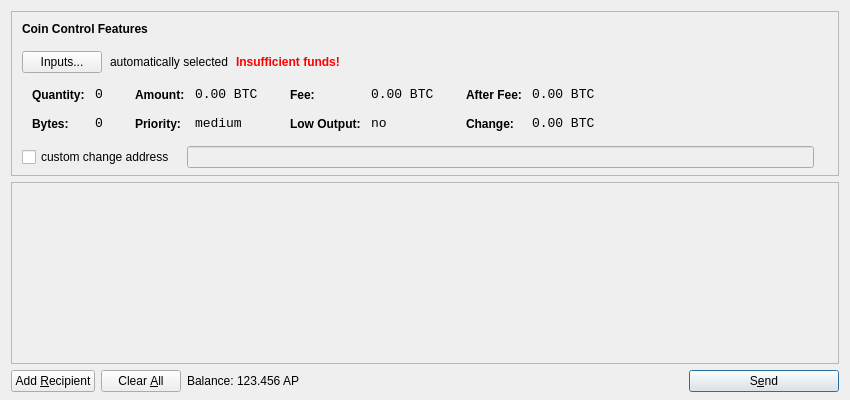
<?xml version="1.0" encoding="UTF-8"?>
<ui version="4.0">
 <class>SendCoinsDialog</class>
 <widget class="QDialog" name="SendCoinsDialog">
  <property name="geometry">
   <rect>
    <x>0</x>
    <y>0</y>
    <width>850</width>
    <height>400</height>
   </rect>
  </property>
  <property name="windowTitle">
   <string>Send Coins</string>
  </property>
  <layout class="QVBoxLayout" name="verticalLayout" stretch="0,1,0">
   <property name="bottomMargin">
    <number>8</number>
   </property>
   <item>
    <widget class="QFrame" name="frameCoinControl">
     <property name="sizePolicy">
      <sizepolicy hsizetype="Expanding" vsizetype="Expanding">
       <horstretch>0</horstretch>
       <verstretch>0</verstretch>
      </sizepolicy>
     </property>
     <property name="maximumSize">
      <size>
       <width>16777215</width>
       <height>16777215</height>
      </size>
     </property>
     <property name="frameShape">
      <enum>QFrame::StyledPanel</enum>
     </property>
     <property name="frameShadow">
      <enum>QFrame::Sunken</enum>
     </property>
     <layout class="QVBoxLayout" name="verticalLayoutCoinControl2">
      <property name="spacing">
       <number>-1</number>
      </property>
      <property name="leftMargin">
       <number>0</number>
      </property>
      <property name="topMargin">
       <number>0</number>
      </property>
      <property name="rightMargin">
       <number>0</number>
      </property>
      <property name="bottomMargin">
       <number>6</number>
      </property>
      <item>
       <layout class="QVBoxLayout" name="verticalLayoutCoinControl" stretch="0,0,0,0,1">
        <property name="spacing">
         <number>0</number>
        </property>
        <property name="leftMargin">
         <number>10</number>
        </property>
        <property name="topMargin">
         <number>10</number>
        </property>
        <item>
         <layout class="QHBoxLayout" name="horizontalLayoutCoinControl1">
          <property name="bottomMargin">
           <number>15</number>
          </property>
          <item>
           <widget class="QLabel" name="labelCoinControlFeatures">
            <property name="sizePolicy">
             <sizepolicy hsizetype="Preferred" vsizetype="Maximum">
              <horstretch>0</horstretch>
              <verstretch>0</verstretch>
             </sizepolicy>
            </property>
            <property name="font">
             <font>
              <weight>75</weight>
              <bold>true</bold>
             </font>
            </property>
            <property name="styleSheet">
             <string notr="true">font-weight:bold;</string>
            </property>
            <property name="text">
             <string>Coin Control Features</string>
            </property>
           </widget>
          </item>
         </layout>
        </item>
        <item>
         <layout class="QHBoxLayout" name="horizontalLayoutCoinControl2" stretch="0,0,0,0">
          <property name="spacing">
           <number>8</number>
          </property>
          <property name="bottomMargin">
           <number>10</number>
          </property>
          <item>
           <widget class="QPushButton" name="pushButtonCoinControl">
            <property name="styleSheet">
             <string notr="true"/>
            </property>
            <property name="text">
             <string>Inputs...</string>
            </property>
           </widget>
          </item>
          <item>
           <widget class="QLabel" name="labelCoinControlAutomaticallySelected">
            <property name="text">
             <string>automatically selected</string>
            </property>
            <property name="margin">
             <number>5</number>
            </property>
           </widget>
          </item>
          <item>
           <widget class="QLabel" name="labelCoinControlInsuffFunds">
            <property name="font">
             <font>
              <weight>75</weight>
              <bold>true</bold>
             </font>
            </property>
            <property name="styleSheet">
             <string notr="true">color:red;font-weight:bold;</string>
            </property>
            <property name="text">
             <string>Insufficient funds!</string>
            </property>
            <property name="margin">
             <number>5</number>
            </property>
           </widget>
          </item>
          <item>
           <spacer name="horizontalSpacerCoinControl">
            <property name="orientation">
             <enum>Qt::Horizontal</enum>
            </property>
            <property name="sizeHint" stdset="0">
             <size>
              <width>40</width>
              <height>1</height>
             </size>
            </property>
           </spacer>
          </item>
         </layout>
        </item>
        <item>
         <widget class="QWidget" name="widgetCoinControl" native="true">
          <property name="sizePolicy">
           <sizepolicy hsizetype="Preferred" vsizetype="Preferred">
            <horstretch>0</horstretch>
            <verstretch>0</verstretch>
           </sizepolicy>
          </property>
          <property name="minimumSize">
           <size>
            <width>0</width>
            <height>0</height>
           </size>
          </property>
          <property name="styleSheet">
           <string notr="true"/>
          </property>
          <layout class="QHBoxLayout" name="horizontalLayoutCoinControl5">
           <property name="margin">
            <number>0</number>
           </property>
           <item>
            <layout class="QHBoxLayout" name="horizontalLayoutCoinControl3" stretch="0,0,0,1">
             <property name="spacing">
              <number>20</number>
             </property>
             <property name="topMargin">
              <number>0</number>
             </property>
             <property name="bottomMargin">
              <number>10</number>
             </property>
             <item>
              <layout class="QFormLayout" name="formLayoutCoinControl1">
               <property name="horizontalSpacing">
                <number>10</number>
               </property>
               <property name="verticalSpacing">
                <number>14</number>
               </property>
               <property name="leftMargin">
                <number>10</number>
               </property>
               <property name="topMargin">
                <number>4</number>
               </property>
               <property name="rightMargin">
                <number>6</number>
               </property>
               <item row="0" column="0">
                <widget class="QLabel" name="labelCoinControlQuantityText">
                 <property name="styleSheet">
                  <string notr="true">font-weight:bold;</string>
                 </property>
                 <property name="text">
                  <string>Quantity:</string>
                 </property>
                 <property name="margin">
                  <number>0</number>
                 </property>
                </widget>
               </item>
               <item row="0" column="1">
                <widget class="QLabel" name="labelCoinControlQuantity">
                 <property name="font">
                  <font>
                   <family>Monospace</family>
                   <pointsize>10</pointsize>
                  </font>
                 </property>
                 <property name="cursor">
                  <cursorShape>IBeamCursor</cursorShape>
                 </property>
                 <property name="contextMenuPolicy">
                  <enum>Qt::ActionsContextMenu</enum>
                 </property>
                 <property name="text">
                  <string notr="true">0</string>
                 </property>
                 <property name="margin">
                  <number>0</number>
                 </property>
                 <property name="textInteractionFlags">
                  <set>Qt::LinksAccessibleByMouse|Qt::TextSelectableByKeyboard|Qt::TextSelectableByMouse</set>
                 </property>
                </widget>
               </item>
               <item row="1" column="0">
                <widget class="QLabel" name="labelCoinControlBytesText">
                 <property name="styleSheet">
                  <string notr="true">font-weight:bold;</string>
                 </property>
                 <property name="text">
                  <string>Bytes:</string>
                 </property>
                </widget>
               </item>
               <item row="1" column="1">
                <widget class="QLabel" name="labelCoinControlBytes">
                 <property name="font">
                  <font>
                   <family>Monospace</family>
                   <pointsize>10</pointsize>
                  </font>
                 </property>
                 <property name="cursor">
                  <cursorShape>IBeamCursor</cursorShape>
                 </property>
                 <property name="contextMenuPolicy">
                  <enum>Qt::ActionsContextMenu</enum>
                 </property>
                 <property name="text">
                  <string notr="true">0</string>
                 </property>
                 <property name="textInteractionFlags">
                  <set>Qt::LinksAccessibleByMouse|Qt::TextSelectableByKeyboard|Qt::TextSelectableByMouse</set>
                 </property>
                </widget>
               </item>
              </layout>
             </item>
             <item>
              <layout class="QFormLayout" name="formLayoutCoinControl2">
               <property name="horizontalSpacing">
                <number>10</number>
               </property>
               <property name="verticalSpacing">
                <number>14</number>
               </property>
               <property name="leftMargin">
                <number>6</number>
               </property>
               <property name="topMargin">
                <number>4</number>
               </property>
               <property name="rightMargin">
                <number>6</number>
               </property>
               <item row="0" column="0">
                <widget class="QLabel" name="labelCoinControlAmountText">
                 <property name="styleSheet">
                  <string notr="true">font-weight:bold;</string>
                 </property>
                 <property name="text">
                  <string>Amount:</string>
                 </property>
                 <property name="margin">
                  <number>0</number>
                 </property>
                </widget>
               </item>
               <item row="0" column="1">
                <widget class="QLabel" name="labelCoinControlAmount">
                 <property name="font">
                  <font>
                   <family>Monospace</family>
                   <pointsize>10</pointsize>
                  </font>
                 </property>
                 <property name="cursor">
                  <cursorShape>IBeamCursor</cursorShape>
                 </property>
                 <property name="contextMenuPolicy">
                  <enum>Qt::ActionsContextMenu</enum>
                 </property>
                 <property name="text">
                  <string notr="true">0.00 BTC</string>
                 </property>
                 <property name="textInteractionFlags">
                  <set>Qt::LinksAccessibleByMouse|Qt::TextSelectableByKeyboard|Qt::TextSelectableByMouse</set>
                 </property>
                </widget>
               </item>
               <item row="1" column="0">
                <widget class="QLabel" name="labelCoinControlPriorityText">
                 <property name="styleSheet">
                  <string notr="true">font-weight:bold;</string>
                 </property>
                 <property name="text">
                  <string>Priority:</string>
                 </property>
                </widget>
               </item>
               <item row="1" column="1">
                <widget class="QLabel" name="labelCoinControlPriority">
                 <property name="font">
                  <font>
                   <family>Monospace</family>
                   <pointsize>10</pointsize>
                  </font>
                 </property>
                 <property name="cursor">
                  <cursorShape>IBeamCursor</cursorShape>
                 </property>
                 <property name="contextMenuPolicy">
                  <enum>Qt::ActionsContextMenu</enum>
                 </property>
                 <property name="text">
                  <string>medium</string>
                 </property>
                 <property name="textInteractionFlags">
                  <set>Qt::LinksAccessibleByMouse|Qt::TextSelectableByKeyboard|Qt::TextSelectableByMouse</set>
                 </property>
                </widget>
               </item>
              </layout>
             </item>
             <item>
              <layout class="QFormLayout" name="formLayoutCoinControl3">
               <property name="horizontalSpacing">
                <number>10</number>
               </property>
               <property name="verticalSpacing">
                <number>14</number>
               </property>
               <property name="leftMargin">
                <number>6</number>
               </property>
               <property name="topMargin">
                <number>4</number>
               </property>
               <property name="rightMargin">
                <number>6</number>
               </property>
               <item row="0" column="0">
                <widget class="QLabel" name="labelCoinControlFeeText">
                 <property name="styleSheet">
                  <string notr="true">font-weight:bold;</string>
                 </property>
                 <property name="text">
                  <string>Fee:</string>
                 </property>
                 <property name="margin">
                  <number>0</number>
                 </property>
                </widget>
               </item>
               <item row="0" column="1">
                <widget class="QLabel" name="labelCoinControlFee">
                 <property name="font">
                  <font>
                   <family>Monospace</family>
                   <pointsize>10</pointsize>
                  </font>
                 </property>
                 <property name="cursor">
                  <cursorShape>IBeamCursor</cursorShape>
                 </property>
                 <property name="contextMenuPolicy">
                  <enum>Qt::ActionsContextMenu</enum>
                 </property>
                 <property name="text">
                  <string notr="true">0.00 BTC</string>
                 </property>
                 <property name="textInteractionFlags">
                  <set>Qt::LinksAccessibleByMouse|Qt::TextSelectableByKeyboard|Qt::TextSelectableByMouse</set>
                 </property>
                </widget>
               </item>
               <item row="1" column="0">
                <widget class="QLabel" name="labelCoinControlLowOutputText">
                 <property name="styleSheet">
                  <string notr="true">font-weight:bold;</string>
                 </property>
                 <property name="text">
                  <string>Low Output:</string>
                 </property>
                </widget>
               </item>
               <item row="1" column="1">
                <widget class="QLabel" name="labelCoinControlLowOutput">
                 <property name="font">
                  <font>
                   <family>Monospace</family>
                   <pointsize>10</pointsize>
                  </font>
                 </property>
                 <property name="cursor">
                  <cursorShape>IBeamCursor</cursorShape>
                 </property>
                 <property name="contextMenuPolicy">
                  <enum>Qt::ActionsContextMenu</enum>
                 </property>
                 <property name="text">
                  <string>no</string>
                 </property>
                 <property name="textInteractionFlags">
                  <set>Qt::LinksAccessibleByMouse|Qt::TextSelectableByKeyboard|Qt::TextSelectableByMouse</set>
                 </property>
                </widget>
               </item>
              </layout>
             </item>
             <item>
              <layout class="QFormLayout" name="formLayoutCoinControl4">
               <property name="horizontalSpacing">
                <number>10</number>
               </property>
               <property name="verticalSpacing">
                <number>14</number>
               </property>
               <property name="leftMargin">
                <number>6</number>
               </property>
               <property name="topMargin">
                <number>4</number>
               </property>
               <property name="rightMargin">
                <number>6</number>
               </property>
               <item row="0" column="0">
                <widget class="QLabel" name="labelCoinControlAfterFeeText">
                 <property name="styleSheet">
                  <string notr="true">font-weight:bold;</string>
                 </property>
                 <property name="text">
                  <string>After Fee:</string>
                 </property>
                 <property name="margin">
                  <number>0</number>
                 </property>
                </widget>
               </item>
               <item row="0" column="1">
                <widget class="QLabel" name="labelCoinControlAfterFee">
                 <property name="font">
                  <font>
                   <family>Monospace</family>
                   <pointsize>10</pointsize>
                  </font>
                 </property>
                 <property name="cursor">
                  <cursorShape>IBeamCursor</cursorShape>
                 </property>
                 <property name="contextMenuPolicy">
                  <enum>Qt::ActionsContextMenu</enum>
                 </property>
                 <property name="text">
                  <string notr="true">0.00 BTC</string>
                 </property>
                 <property name="textInteractionFlags">
                  <set>Qt::LinksAccessibleByMouse|Qt::TextSelectableByKeyboard|Qt::TextSelectableByMouse</set>
                 </property>
                </widget>
               </item>
               <item row="1" column="0">
                <widget class="QLabel" name="labelCoinControlChangeText">
                 <property name="styleSheet">
                  <string notr="true">font-weight:bold;</string>
                 </property>
                 <property name="text">
                  <string>Change:</string>
                 </property>
                </widget>
               </item>
               <item row="1" column="1">
                <widget class="QLabel" name="labelCoinControlChange">
                 <property name="font">
                  <font>
                   <family>Monospace</family>
                   <pointsize>10</pointsize>
                  </font>
                 </property>
                 <property name="cursor">
                  <cursorShape>IBeamCursor</cursorShape>
                 </property>
                 <property name="contextMenuPolicy">
                  <enum>Qt::ActionsContextMenu</enum>
                 </property>
                 <property name="text">
                  <string notr="true">0.00 BTC</string>
                 </property>
                 <property name="textInteractionFlags">
                  <set>Qt::LinksAccessibleByMouse|Qt::TextSelectableByKeyboard|Qt::TextSelectableByMouse</set>
                 </property>
                </widget>
               </item>
              </layout>
             </item>
            </layout>
           </item>
          </layout>
         </widget>
        </item>
        <item>
         <layout class="QHBoxLayout" name="horizontalLayoutCoinControl4" stretch="0,0,0">
          <property name="spacing">
           <number>12</number>
          </property>
          <property name="sizeConstraint">
           <enum>QLayout::SetDefaultConstraint</enum>
          </property>
          <property name="topMargin">
           <number>5</number>
          </property>
          <property name="rightMargin">
           <number>5</number>
          </property>
          <item>
           <widget class="QCheckBox" name="checkBoxCoinControlChange">
            <property name="text">
             <string>custom change address</string>
            </property>
           </widget>
          </item>
          <item>
           <widget class="QLineEdit" name="lineEditCoinControlChange">
            <property name="enabled">
             <bool>false</bool>
            </property>
            <property name="sizePolicy">
             <sizepolicy hsizetype="Expanding" vsizetype="Fixed">
              <horstretch>0</horstretch>
              <verstretch>0</verstretch>
             </sizepolicy>
            </property>
           </widget>
          </item>
          <item>
           <widget class="QLabel" name="labelCoinControlChangeLabel">
            <property name="sizePolicy">
             <sizepolicy hsizetype="Preferred" vsizetype="Expanding">
              <horstretch>0</horstretch>
              <verstretch>0</verstretch>
             </sizepolicy>
            </property>
            <property name="minimumSize">
             <size>
              <width>0</width>
              <height>0</height>
             </size>
            </property>
            <property name="text">
             <string/>
            </property>
            <property name="margin">
             <number>3</number>
            </property>
           </widget>
          </item>
         </layout>
        </item>
        <item>
         <spacer name="verticalSpacerCoinControl">
          <property name="orientation">
           <enum>Qt::Vertical</enum>
          </property>
          <property name="sizeHint" stdset="0">
           <size>
            <width>800</width>
            <height>1</height>
           </size>
          </property>
         </spacer>
        </item>
       </layout>
      </item>
     </layout>
    </widget>
   </item>
   <item>
    <widget class="QScrollArea" name="scrollArea">
     <property name="widgetResizable">
      <bool>true</bool>
     </property>
     <widget class="QWidget" name="scrollAreaWidgetContents">
      <property name="geometry">
       <rect>
        <x>0</x>
        <y>0</y>
        <width>830</width>
        <height>165</height>
       </rect>
      </property>
      <layout class="QVBoxLayout" name="verticalLayout_2">
       <property name="margin">
        <number>0</number>
       </property>
       <item>
        <layout class="QVBoxLayout" name="entries">
         <property name="spacing">
          <number>6</number>
         </property>
        </layout>
       </item>
       <item>
        <spacer name="verticalSpacer">
         <property name="orientation">
          <enum>Qt::Vertical</enum>
         </property>
         <property name="sizeHint" stdset="0">
          <size>
           <width>20</width>
           <height>40</height>
          </size>
         </property>
        </spacer>
       </item>
      </layout>
     </widget>
    </widget>
   </item>
   <item>
    <layout class="QHBoxLayout" name="horizontalLayout">
     <item>
      <widget class="QPushButton" name="addButton">
       <property name="toolTip">
        <string>Send to multiple recipients at once</string>
       </property>
       <property name="text">
        <string>Add &amp;Recipient</string>
       </property>
       <property name="icon">
        <iconset resource="../bitcoin.qrc">
         <normaloff>:/icons/add</normaloff>:/icons/add</iconset>
       </property>
       <property name="autoDefault">
        <bool>false</bool>
       </property>
      </widget>
     </item>
     <item>
      <widget class="QPushButton" name="clearButton">
       <property name="sizePolicy">
        <sizepolicy hsizetype="Minimum" vsizetype="Fixed">
         <horstretch>0</horstretch>
         <verstretch>0</verstretch>
        </sizepolicy>
       </property>
       <property name="toolTip">
        <string>Remove all transaction fields</string>
       </property>
       <property name="text">
        <string>Clear &amp;All</string>
       </property>
       <property name="icon">
        <iconset resource="../bitcoin.qrc">
         <normaloff>:/icons/remove</normaloff>:/icons/remove</iconset>
       </property>
       <property name="autoRepeatDelay">
        <number>300</number>
       </property>
       <property name="autoDefault">
        <bool>false</bool>
       </property>
      </widget>
     </item>
     <item>
      <layout class="QHBoxLayout" name="horizontalLayout_2">
       <property name="spacing">
        <number>3</number>
       </property>
       <item>
        <widget class="QLabel" name="label">
         <property name="text">
          <string>Balance:</string>
         </property>
        </widget>
       </item>
       <item>
        <widget class="QLabel" name="labelBalance">
         <property name="cursor">
          <cursorShape>IBeamCursor</cursorShape>
         </property>
         <property name="text">
          <string>123.456 AP</string>
         </property>
         <property name="textInteractionFlags">
          <set>Qt::LinksAccessibleByMouse|Qt::TextSelectableByKeyboard|Qt::TextSelectableByMouse</set>
         </property>
        </widget>
       </item>
      </layout>
     </item>
     <item>
      <spacer name="horizontalSpacer">
       <property name="orientation">
        <enum>Qt::Horizontal</enum>
       </property>
       <property name="sizeHint" stdset="0">
        <size>
         <width>40</width>
         <height>20</height>
        </size>
       </property>
      </spacer>
     </item>
     <item>
      <widget class="QPushButton" name="sendButton">
       <property name="minimumSize">
        <size>
         <width>150</width>
         <height>0</height>
        </size>
       </property>
       <property name="toolTip">
        <string>Confirm the send action</string>
       </property>
       <property name="text">
        <string>S&amp;end</string>
       </property>
       <property name="icon">
        <iconset resource="../bitcoin.qrc">
         <normaloff>:/icons/send</normaloff>:/icons/send</iconset>
       </property>
       <property name="default">
        <bool>true</bool>
       </property>
      </widget>
     </item>
    </layout>
   </item>
  </layout>
 </widget>
 <resources>
  <include location="../bitcoin.qrc"/>
 </resources>
 <connections/>
</ui>
